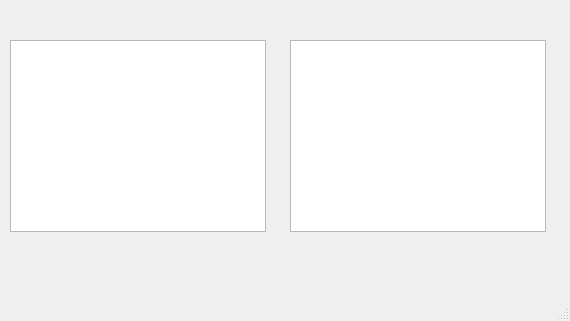
<?xml version="1.0" encoding="UTF-8"?>
<ui version="4.0">
 <class>MainWindow</class>
 <widget class="QMainWindow" name="MainWindow">
  <property name="geometry">
   <rect>
    <x>0</x>
    <y>0</y>
    <width>570</width>
    <height>321</height>
   </rect>
  </property>
  <property name="windowTitle">
   <string>MainWindow</string>
  </property>
  <widget class="QWidget" name="centralwidget">
   <widget class="QListWidget" name="listWidget_1">
    <property name="geometry">
     <rect>
      <x>10</x>
      <y>40</y>
      <width>256</width>
      <height>192</height>
     </rect>
    </property>
   </widget>
   <widget class="QListWidget" name="listWidget_2">
    <property name="geometry">
     <rect>
      <x>290</x>
      <y>40</y>
      <width>256</width>
      <height>192</height>
     </rect>
    </property>
   </widget>
  </widget>
  <widget class="QMenuBar" name="menubar">
   <property name="geometry">
    <rect>
     <x>0</x>
     <y>0</y>
     <width>570</width>
     <height>21</height>
    </rect>
   </property>
  </widget>
  <widget class="QStatusBar" name="statusbar"/>
 </widget>
 <resources/>
 <connections/>
</ui>
